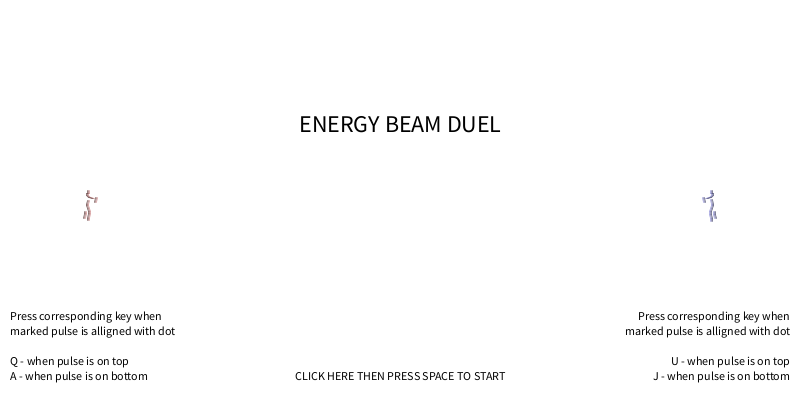
Frame 1 (no input)
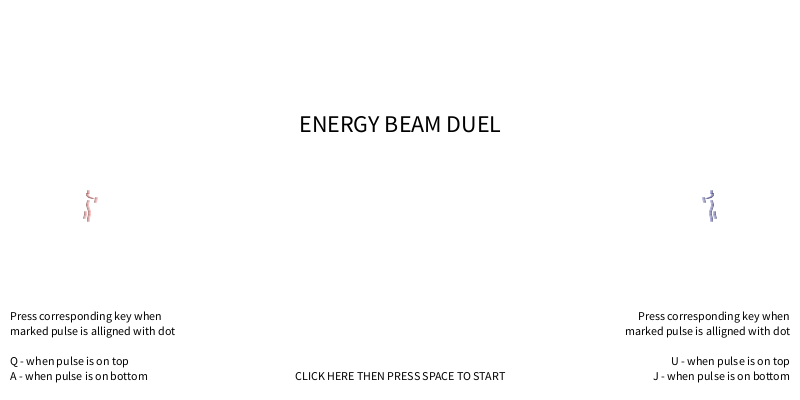
Frame 60 (the mouse pressed at the canvas centre just before this capture)
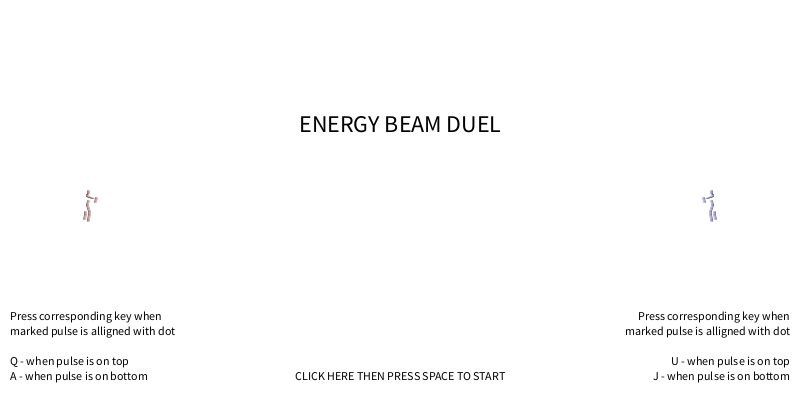
Frame 120 (the mouse held since frame 60 and released just before this capture)

The Processing sketch that drew these frames (run headless with seeded random() and noise(); from frame 60 on, the mouse is pressed at the canvas centre):

// Processing sketch: processing_153003
// ── processing_153003.pde

Player p1;
Player p2;

Energy energy;

Scenery scenery;

Explosion explosion;
int explodingPlayer;

int timeP1 = 0;
int timeP2 = 0;

float topY = 0;

int start = 0;
int timeForLastFrame = 0;

boolean startScreen = true;
boolean endScreen = false;
String title = "ENERGY BEAM DUEL";
String pressSpaceS = "CLICK HERE THEN PRESS SPACE TO START";
String pressSpaceC = "PRESS SPACE TO CONTINUE";
String[] p1Inst = {"Press corresponding key when", "marked pulse is alligned with dot", "","Q - when pulse is on top","A - when pulse is on bottom"};
String[] p2Inst = {"Press corresponding key when", "marked pulse is alligned with dot", "","U - when pulse is on top","J - when pulse is on bottom"};

// end or reset
String winner = "";
float wipeCircle;
boolean spaceAllowed = true;
boolean spacePressed = false;

void setup(){
  size(800,400);
  
  p1 = new Player(1);
  p2 = new Player(2);
  energy = new Energy();
  scenery = new Scenery();
  
  timeP1 = 0;
  timeP2 = 0;
  
  topY = 0;
  
  winner = "";
  wipeCircle = width*2;
  
  startScreen = true;
  endScreen = false;
  
  spaceAllowed = true;
  spacePressed = false;
  
  explosion = new Explosion();
  explodingPlayer = 0;
}

void draw(){
  start = millis();
  timeForLastFrame = 20;
  
  scenery.drawScenery();
  
  if(!startScreen && !endScreen){    
    
    if(millis() > timeP1 + (p1.pulseSpeed)*50){
      p1.newPulse();
      timeP1 = millis();
    }
    
    if(millis() > timeP2 + (p2.pulseSpeed)*50){
      p2.newPulse();
      timeP2 = millis();
    }
  
    energy.calcEnergy();
    
    p1.updatePulse();
    p2.updatePulse(); 
  }  
  
  // draw items 
  energy.drawRadiance();
  energy.drawBeamP1();
  energy.drawBeamP2();
  energy.drawCollision(); 
  p1.drawPulses();
  p2.drawPulses();
  p1.drawFeedback();
  p2.drawFeedback();
  
  if(startScreen){
    if(spacePressed){
      for(float i = 10; i >= 0; i--){
        fill(255, (10-i)*25);
        ellipse(energy.x,energy.y,wipeCircle + i*5,wipeCircle + i*5);
      }
      
      wipeCircle -= 10;
    
      if(wipeCircle < 0){
        wipeCircle = 0;
        if(spacePressed){
          startScreen = false;
          spacePressed = false;
        }
      }     
      
    }
    else{
      background(255);
    }
    fill(0);
    textSize(24);
    text(title,width/2 - textWidth(title)/2,height*0.33);
    textSize(12);
    
    for(int i = 0; i < p1Inst.length; i++){
      text(p1Inst[i],10,(height*0.8) + (i*15));
      text(p2Inst[i],width - 10 - textWidth(p2Inst[i]),(height*0.8) + (i*15));
    }
    
    if(!spacePressed){
      text(pressSpaceS,width/2 - textWidth(pressSpaceS)/2,height*0.95);
    }    
  }
  
  if(endScreen){    
    for(float i = 10; i >= 0; i--){
      fill(255, (10-i)*25);
      ellipse(energy.x,energy.y,wipeCircle + i*5,wipeCircle + i*5);
    }
    
    explosion.spread();
    explosion.drawExplosion();
    
    fill(0);
    text(winner,width/2 - textWidth(winner)/2,height*0.33);
    if(!spacePressed){
      text(pressSpaceC,width/2 - textWidth(pressSpaceC)/2,height*0.95);
    }  
    
    wipeCircle+= 10;
    
    if(wipeCircle > width*2){
      wipeCircle = width*2;
      spaceAllowed = true;
      if(spacePressed){
        spacePressed = false;
        resetGame();
      }
    }
  }
  
  if(explodingPlayer != 1){
    p1.drawPlayer();
  }
  if(explodingPlayer != 2){
    p2.drawPlayer();
  }
  
  
  timeForLastFrame = millis() - start;
}

void keyPressed(){
  if(key == ' ' && spaceAllowed){
    spacePressed = true;
  }
  
  //player 1
  if((key == 'q' || key == 'Q') && p1.allowed[0]){
    p1.input[0] = true;
    p1.allowed[0] = false;
  }
  if((key == 'a' || key == 'A') && p1.allowed[1]){
    p1.input[1] = true;
    p1.allowed[1] = false;
  }
  
  // player 2
  if((key == 'u' || key == 'U') && p2.allowed[0]){
    p2.input[0] = true;
    p2.allowed[0] = false;
  }

  if((key == 'j' || key == 'J') && p2.allowed[1]){
    p2.input[1] = true;
    p2.allowed[1] = false;
  }
  
  if((key == 'r' || key == 'R')){
    resetGame();
  }

}

void keyReleased(){
  //player 1
  if((key == 'q' || key == 'Q')){
    p1.input[0] = false; 
    p1.allowed[0] = true;
  }
  if((key == 'a' || key == 'A')){
    p1.input[1] = false; 
    p1.allowed[1] = true;
  }

  // player 2 
  if((key == 'u' || key == 'U')){
    p2.input[0] = false;
    p2.allowed[0] = true;
  }
  if((key == 'j' || key == 'J')){
    p2.input[1] = false; 
    p2.allowed[1] = true;
  }
} 

void resetGame(){
  p1 = new Player(1);
  p2 = new Player(2);
  energy = new Energy();
  scenery = new Scenery();
  
  timeP1 = 0;
  timeP2 = 0;
  
  topY = 0;
  
  winner = "";
  wipeCircle = width*2;
  
  startScreen = true;
  endScreen = false;
  
  spaceAllowed = true;
  spacePressed = false;
  
  explosion = new Explosion();
  explodingPlayer = 0;
}
class Characters{
  
  String name;
  
  float x;
  float y;
  
  float bodyY = 0;
  
  PVector[] bodyPoints = new PVector[18];
  
  int inverse;
  
  float ang;
  
  Characters(String tName){
    
    name = tName;
    
    
    if(name.equals("P1 ")){
      x = (1.0/8.0)*width;
      inverse = 1;
    }
    else{
      x = (7.0/8.0)*width;
      inverse = -1;
    }
    
    y = height/2;
    
    // front of body
    bodyPoints[0] = new PVector(-15*inverse,0);
    bodyPoints[1] = new PVector(-16*inverse,6);
    bodyPoints[2] = new PVector(-16*inverse,8);
    bodyPoints[3] = new PVector(-13*inverse,16);
    bodyPoints[4] = new PVector(-13*inverse,20);
    bodyPoints[5] = new PVector(-15*inverse,27);
    bodyPoints[6] = new PVector(-15*inverse,30);
    
    // face and front shoulder
    bodyPoints[7] = new PVector(-8*inverse,-2);
    bodyPoints[8] = new PVector(-14*inverse,-4);
    bodyPoints[9] = new PVector(-16*inverse,-5);
    bodyPoints[9] = new PVector(-17*inverse,-6);
    bodyPoints[10] = new PVector(-17*inverse,-9);
    bodyPoints[11] = new PVector(-15*inverse,-9);
    bodyPoints[12] = new PVector(-15*inverse,-14);
    
    // back leg
    bodyPoints[13] = new PVector(-19*inverse,16);
    bodyPoints[14] = new PVector(-19*inverse,20);
    bodyPoints[15] = new PVector(-21*inverse,27);
    
    // hand and arm forward
    bodyPoints[16] = new PVector(-4*inverse, -4);
    bodyPoints[17] = new PVector(-5*inverse, 3);
    
  } 
  
  void drawAvitar(){
    stroke(255);
    
    
    float tempRand = random(0,50);
    
    for(int j = 0; j < 3; j++){
      int lightInt = (int)(map(j, 0, 3, 205, 50)+ tempRand);
      
      if(name.equals(p1.name)){
        stroke(lightInt,lightInt*0.7,lightInt*0.7);
      }
      else{
        stroke(lightInt*0.7,lightInt*0.7,lightInt);
      }
      
      translate(x - (j*inverse),y + (bodyY * j * 0.2));
      
      scale(0.7);
      
      // front body
      translate(0,bodyY);
      for(int i = 0; i < 6; i ++){
        line(bodyPoints[i].x,bodyPoints[i].y,bodyPoints[i+1].x,bodyPoints[i+1].y);
      }
      
      for(int i = 7; i < 12; i++){
        line(bodyPoints[i].x,bodyPoints[i].y,bodyPoints[i+1].x,bodyPoints[i+1].y);
      }
      
      for(int i = 13; i < 15; i++){
        line(bodyPoints[i].x,bodyPoints[i].y,bodyPoints[i+1].x,bodyPoints[i+1].y);
      }
      
      translate(0,-bodyY);
      
      translate(0,bodyY/2);
      line(bodyPoints[16].x,bodyPoints[16].y,bodyPoints[17].x,bodyPoints[17].y);
      translate(0,-bodyY/2);
      
      scale(1/0.7);
      
      translate(-x + (j*inverse),-y - (bodyY * j * 0.2));
      
    }
    noStroke();
    ang+= (timeForLastFrame/20)*0.1;
    bodyY += sin(ang)*0.15;
    
    
  }
}
class Energy{

  float acc = 0;
  float speed = 0;
  float dist = 0;
  
  float radius = 5;
  
  float x = width/2;
  float y = height/2;
  
  float bHp1 = 1;
  float bHp2 = 1;
  
  float lossRate = 0.05;
  
  Energy(){
    x = width/2;
    y = height/2;
  }
  
  void calcEnergy(){
    float totalEnergy = p1.energySum + p2.energySum;
    
    radius = pow(totalEnergy * (3.0 / 4.0) * PI, 1.0/3.0); // radius of sphere
    radius *= 4;  
    
    // F = ma     a = F/m
    acc = (p1.energySum - p2.energySum)/(totalEnergy + 1000); 
    speed += acc;
    speed = lerp(speed,0,0.0025);
    dist += speed; 
    
    x = (width/2.0) + dist;
    
    if(x > p2.position){
      x = p2.position;
      acc = 0;
      speed = 0;
      
      endScreen = true;
      explosion.startExplosion(2);
      winner = "RED PLAYER IS THE WINNER";
    }
    if(x < p1.position){
      x = p1.position;
      acc = 0;
      speed = 0;
      
      endScreen = true;
      explosion.startExplosion(1);
      winner = "BLUE PLAYER IS THE WINNER";
    }
    
    p1.energySum = lerp(p1.energySum,10,lossRate);
    p2.energySum = lerp(p2.energySum,10,lossRate);

  }
  
  void drawRadiance(){
    // radiance
    noStroke();
    fill(255);
    //println(y);
    
    ellipse(x, y, 2.5*radius, 2.5*radius);
    fill(0,2);
    
    for(float i = 2.5; i > 1; i-=0.01){
      ellipse(x, y, i*radius, i*radius);      
    }
  }
  
  void drawBeamP1(){
    // p1 beam
    noStroke();
    fill(255,0,0);
    bHp1 = map(p1.pulseSpeed,5,20,10,2);
    rect(p1.position, y-(bHp1/2)-1, x-p1.position, bHp1+2);
    fill(255,0,0,50);
    rect(p1.position, y-(bHp1/2)-3, x-p1.position, bHp1+6);
    fill(255,0,0,50);
    rect(p1.position, y-(bHp1/2)-6, x-p1.position, bHp1+12);
    fill(255);
    rect(p1.position, y-(bHp1/2)  , x-p1.position, bHp1);
    
    // p1 hand flair
    translate(p1.position,height/2);
    fill(255);
    stroke(255,0,0,50);
    for(int i = 0; i < 10; i++){
      float tH = (random((bHp1+1)*2,(bHp1+1)*4));
      float rot = random((7.0/6.0) * PI, (11.0/6.0)*PI);
      
      rotate(rot);
      triangle(tH/10,0,-tH/10,0,0,tH);
      rotate(-rot);
    }
    
    noStroke();
    ellipse(0,0,(bHp2+1),(bHp2+1));
    
    translate(-p1.position,-height/2);   
  }
  
  void drawBeamP2(){
    // p2 beam
    fill(0,0,255);
    bHp2 = map(p2.pulseSpeed,5,20,10,2);
    rect(x, y-(bHp2/2)-1, p2.position - x, bHp2+2);
    fill(0,0,255,50);
    rect(x, y-(bHp2/2)-3, p2.position - x, bHp2+6);
    fill(0,0,255,50);
    rect(x, y-(bHp2/2)-6, p2.position - x, bHp2+12);
    fill(255);
    rect(x, y-(bHp2/2)  , p2.position - x, bHp2);
    
    // p2 hand flair
    translate(p2.position,height/2);
    fill(255);
    stroke(0,0,255,50);
    for(int i = 0; i < 10; i++){
      float tH = (random((bHp2+1)*2,(bHp2+1)*4));
      float rot = random((1.0/6.0) * PI, (5.0/6.0)*PI);
      
      rotate(rot);
      triangle(tH/10.0,0,-tH/10.0,0,0,tH);
      rotate(-rot);
    }
    
    noStroke();
    ellipse(0,0,(bHp2+1),(bHp2+1));
    
    translate(-p2.position,-height/2);
  }
  
  void drawCollision(){
 
    // white sphere --- energy collisions
    //noStroke();
    fill(255);
    
    translate(x,y);    
    
    // player 1
    stroke(255,0,0,50);
    for(int i = 0; i < 10; i++){
      float tH = (random(radius/2.0,radius)) + (p1.energyInc*2);
      float rot = random(0,PI);
      
      if(rot > (1.0/3.0)* PI && rot < (2.0/3.0)*PI){
        tH = 2*tH/3;
      }
      
      rotate(rot);
      triangle(radius/10.0,0,-radius/10.0,0,0,tH);
      rotate(-rot);
    }
    
    // player 2
    stroke(0,0,255,50);
    for(int i = 0; i < 20; i++){
      float tH = (random(radius/2,radius)) + (p2.energyInc*2);
      float rot = random(PI,(2*PI));
      
      if(rot > (4.0/3.0) * PI && rot < (5.0/3.0)*PI){
        tH = 2*tH/3.0;
      }
      
      rotate(rot);
      triangle(radius/10.0,0,-radius/10.0,0,0,tH);
      rotate(-rot);
    }
    
    translate(-x,-y);
    
    
    // central energy collision
    noStroke();
    fill(255,15);
    
    for(float i = 2; i > 1; i -= 0.01){
      ellipse(x-(radius/9.0), y, i * radius/4.0, i * radius/2.0);
      ellipse(x+(radius/9.0), y, i * radius/4.0, i * radius/2.0);
    }
    
  }
}
  
  
class Explosion{
  
  float x,y;
  boolean exist = false;
  
  int number = 500;
  
  float[] pX;
  float[] pY;
  float[] pA;
  float[] pF;
  float[] darkness;
  
  float[] iX;
  float[] iY;
  
  //int explodingPlayer;

  Explosion(){

  }
  
  void startExplosion(int temp){
 
    exist = true;
    
    explodingPlayer = temp;
    y = height/2;
    
    if(temp == 1){
      x = p1.position - 10;      
    }
    else{
      x = p2.position + 10;
    }  
  
    pX = new float[number];
    pY = new float[number];
    pA = new float[number];
    pF = new float[number];
    iX = new float[number];
    iY = new float[number];
    darkness = new float[number];
    
    for (int i = 0; i < pX.length; i++){
      pX[i] = x;
      pY[i] = y;
      pA[i] = random(0, 2*PI);
      pF[i] = random(0.5,4);
      darkness[i] = random(0,255);
      iX[i] = 1;
      iY[i] = 1;
    }  
  }
  
  void spread(){
    if(exist){
      for(int i = 0; i < pX.length; i++){
        pX[i] += (sin(pA[i]) * pF[i])*iX[i];
        pY[i] += (cos(pA[i]) * pF[i])*iY[i];
        
        if(pX[i] > width || pX[i] < 0){
          iX[i] = -iX[i];
          
        }
        if(pY[i] > height || pY[i] < 0){
          iY[i] = -iY[i];
        }
      }
    }
  }
  
  void drawExplosion(){
    if(exist){
      for(int i = 0;  i < pX.length; i++){
        if(explodingPlayer == 1){
          stroke(darkness[i],0,0); 
        }
        else{
          stroke(0,0,darkness[i]);
        }       
        point(pX[i],pY[i]);
      }
    }
     
  }
}
class Player{
  
  String name;
  
  Characters avitar;
  
  boolean[] input = new boolean[2];
  boolean[] allowed = new boolean[2];
  boolean[] required = new boolean[2];
  
  Pulse[] pulse = new Pulse[20];
  int theCurrentPulse;
  float maxPSpeed = 20; // slowest
  float minPSpeed = 5; // fastest
  float pulseSpeed = 20;
  float pulseSpeedTarget = 20;
  
  float energySum = 10;
  float energyInc = 0.01;
  float energyTarget = 0.01;
  float energyLoss = 0.005;
  
  float position = 0;
  
  String[] feedback = new String[5];
  float[] fbX = new float[5];
  float[] fbY = new float[5];
  int[] fbAlpha = new int[5];
  
  
  Player(int temp){ 
    //player 1
    if(temp == 1){
      name = "P1 ";
      position = (1.0/8.0)*width;
    }
    
    //player 2
    else{
      name = "P2 ";
      position = (7.0/8.0)*width;
    }
    
    for(int i = 0; i < allowed.length; i++){
      allowed[i] = true;
    }
    
    for(int i = 0; i < pulse.length; i++){
      pulse[i] = new Pulse();
    }
    
    for(int i = 0; i < feedback.length; i++){
      feedback[i] = "test";
    }
    
    avitar = new Characters(name);
  }
  
  void drawFeedback(){
    for(int i = 0; i < feedback.length; i++){
      fill(255,fbAlpha[i]);
      
      if(name.equals(p1.name)){
        text(feedback[i],fbX[i] - textWidth(feedback[i]), fbY[i]);
      }
      else if(name.equals(p2.name)){
        text(feedback[i],fbX[i], fbY[i]);
      }
      fbY[i]-= (timeForLastFrame/20)*2;
      fbAlpha[i] -= (timeForLastFrame/20)*5;
    }
    
  }
  
  void updatePulseSpeed(){
    pulseSpeed = lerp(pulseSpeed,pulseSpeedTarget,0.2);
    //println(name + pulseSpeed + " " + pulseSpeedTarget);
  }
  
  void updateFeedback(float temp){
    String latest = "ERROR";
    
    if(temp > 9.7){
      latest = "PERFECT!";
      pulseSpeedTarget -= 2;
    }
    else if(temp > 9.0){
      latest = "GREAT";
      pulseSpeedTarget -= 1;
    }
    else if(temp > 8.5){
      latest = "GOOD";
    }
    else if(temp > 7.5){
      latest = "JUST";
      pulseSpeedTarget += 1;
    }
    else{
      latest = "BAD";
      pulseSpeedTarget += 5;
    }
    
    if(pulseSpeedTarget > maxPSpeed){
      pulseSpeedTarget = maxPSpeed;
    }
    if(pulseSpeedTarget < minPSpeed){
      pulseSpeedTarget = minPSpeed;
    }
    
    
    for(int i = 0; i < feedback.length-1; i++){
      feedback[i] = feedback[i+1];
      fbY[i] = fbY[i+1];
      fbX[i] = fbX[i+1];
      fbAlpha[i] = fbAlpha[i+1];
    }
    
    fbY[feedback.length-1] = (height/2) - 50;
    fbX[feedback.length-1] = pulse[theCurrentPulse].x;
    fbAlpha[feedback.length-1] = 255;
    feedback[feedback.length-1] = latest;
  
  }
  
  void newPulse(){
    int thisPulse = 0;
    
    // add new pulse
    for (int i = 0; i < pulse.length; i++){
      if(pulse[i].used == false){
        pulse[i].used = true;
        thisPulse = i;
        i = pulse.length;
        
        pulse[thisPulse].x = position;
        pulse[thisPulse].y = height/2;
        pulse[thisPulse].currentPulse = false;
        pulse[thisPulse].locked = false;
        pulse[thisPulse].boost = 1.0;
        
        if(random(1) < 0.5){
          pulse[thisPulse].upD = true;
        }
        else{
          pulse[thisPulse].upD = false;
        }
      }
    } 
  }
  
  void updatePulse(){
    
    // check for input - up
    if(input[0]){
      if(!pulse[theCurrentPulse].upD){
        pulse[theCurrentPulse].setToZero();

      }
      else{
        
        pulse[theCurrentPulse].lockAtCurrent();        
      }
      input[0] = false; 
      updateFeedback(pulse[theCurrentPulse].sizeOf);  
    }
    else if(input[1]){ // down
      if(pulse[theCurrentPulse].upD){
        pulse[theCurrentPulse].setToZero();
      }
      else{
        pulse[theCurrentPulse].lockAtCurrent();
      }
      input[1] = false;  
      updateFeedback(pulse[theCurrentPulse].sizeOf);      
    }
       
    
    // check current pulse
    float oldDistance = width;
    
    for(int i = 0; i < pulse.length; i++){
      float distance = dist(pulse[i].x,0,energy.x,0);
      
      if(distance < oldDistance && !pulse[i].locked && pulse[i].used){
        oldDistance = distance;            
        
        for(int j = 0; j < pulse.length; j++){ // the problem is here????
          //println("this: " + j); 
          pulse[j].currentPulse = false;
        } 
               
        pulse[i].currentPulse = true;
        theCurrentPulse = i; 
        
      }
    } 
    
    // move
    for(int i = 0; i < pulse.length; i++){
      pulse[i].movePulse(name);
    } 
 
    updatePulseSpeed();   
  }
  
  void drawPulses(){
  // move and draw
    for(int i = 0; i < pulse.length; i++){
      pulse[i].drawPulse(name);
    } 
    
    // draw centre pip
    float cBeam;
    if(name.equals(p1.name)){
      cBeam = energy.x - (energy.x - p1.position)/2;
      fill(255,0,0,100);
    }
    else{
      cBeam = energy.x + (p2.position - energy.x)/2;
      fill(0,0,255,100);
    }
    
    ellipse(cBeam,height/2,3,3);
  }
  
  
  
  void drawPlayer(){
    avitar.drawAvitar();
  }
  
  
}
class Pulse{
  
  float x;
  float y;
  float yShift;
  float sizeOf;
  boolean upD;
  boolean used;
  boolean currentPulse = false;
  boolean locked = false;
  
  float maxPulse = 10;
  
  float boost = 1.0;
  
  Pulse(){
  }
  
  void setToZero(){
    // add animation
    
    sizeOf = 0;
    locked = true;
    boost = 1.0;
  }
  
  void lockAtCurrent(){
    // add animation
    
    locked = true;
    boost = 3.0;
  }
  
  void movePulse(String name){
    if(used){
      if(name.equals(p1.name)){
        //x += 1;
        
        x += timeForLastFrame / (p1.pulseSpeed/boost);
        yShift = (energy.bHp1 / 2) - 1;
         
        // size of pulse
        if(!locked){
          sizeOf = dist(x,0,energy.x - (energy.x - p1.position)/2,0);
          sizeOf = map(sizeOf,0,(energy.x - p1.position)/2.0,sqrt(maxPulse),0);
          sizeOf = sq(sizeOf);
        }
      
        if(x > energy.x){ 
          if(!locked){
            p1.updateFeedback(0);
          }
          
          used = false;
          currentPulse = false;
          locked = false;
          x = width;
          
          
          // transfer energy here
          if(sizeOf > 1){
            p1.energySum +=5;
          }
          
        }
      }
      else if (name.equals(p2.name)){
        //x -= 1;
        x -= timeForLastFrame / (p2.pulseSpeed/boost);
        yShift = (energy.bHp2 / 2) - 1;
         
        // size of pulse
        if(!locked){
          float cBeam = energy.x + (p2.position - energy.x)/2;
          sizeOf = dist(x,0,cBeam,0);
          sizeOf = map(sizeOf,0,cBeam - energy.x,sqrt(maxPulse),0);
          sizeOf = sq(sizeOf);
        }
      
        if(x < energy.x){ /// this should be > energy.x
          if(!locked){
            p2.updateFeedback(0);
          }
          
          used = false;
          currentPulse = false;
          locked = false;
          x = -width;
          
          // transfer energy here
          if(sizeOf > 1){
            p2.energySum += 5;
          }
        }        
      }
    }
  }
  
  void drawPulse(String name){
    //fill(255);
    if(used){
      if(upD){
        if(currentPulse && !locked){
          if(name.equals(p1.name)){
            fill(255,0,0,150);
          }  else {
             fill(0,0,255,150); 
          }
          triangle(x,y-sizeOf-yShift - 7,x+sizeOf,y-yShift - 2,x-sizeOf,y-yShift - 2);

        }
        fill(255);
        triangle(x,y-sizeOf-yShift,x+sizeOf,y-yShift,x-sizeOf,y-yShift);
      }
      else{
        if(currentPulse && !locked){
          if(name.equals(p1.name)){
            fill(255,0,0,150);
          }  else {
             fill(0,0,255,170); 
          }
          triangle(x,y+sizeOf+yShift + 5,x+sizeOf,y+yShift + 2,x-sizeOf,y+yShift + 2);
        }
        fill(255);
        triangle(x,y+sizeOf+yShift,x+sizeOf,y+yShift,x-sizeOf,y+yShift);
      }
      
      // show which is the current pulse
      if(currentPulse && !locked){
        stroke(255);
        //line(x,y-40,x,y+40);
        noStroke();
      }
    }    
  }
}
class Rocks{
  
  PVector[] rocks = new PVector[8];
  float x, y;
  
//  float topY;
  
  Rocks(float tempX, float tempY){
    float rotation = 0;
    float hyp = random(3,7);
    float xC = 0;
    float yC = 0;
    
    for(int i = 0; i < rocks.length; i++){
      rotation += random(PI/4.2,PI/3.8); // 8.0 is central
      
      xC = cos(rotation) * hyp * (random(4,6));
      yC = sin(rotation) * hyp;
      
      rocks[i] = new PVector(xC,yC); 
    }
    
    
    x = (tempX * (width/7.0) + width/7.0) + random(-7,7);
    
    if(tempY == 0){ 
      y = height;
    }
    else{
      y = topY - (hyp * 0.95);
    }
    
    topY = y - (hyp * 0.95);

  }
  
  void drawRocks(){
    
    translate(x,y);
    
    // draw rock
    beginShape();
    noStroke(); 
    
    for(int i = 0; i < rocks.length; i++){
      float brightnessNoise = random(10);
      float rockBright = dist(x,y,energy.x,energy.y) + brightnessNoise;
      rockBright = map(rockBright,0,height/2,80,50);
      rockBright = constrain(rockBright,0,150);
      fill(rockBright);
      vertex(rocks[i].x,rocks[i].y);
    }
    endShape(CLOSE);
    
    translate(-x,-y);
     
  }
  
  void drawLightShadow(){
    translate(x,y);
    
    // draw light/shadow on rocks
    for(int i = 0; i < rocks.length-1; i++){
      // find center
      float centX = lerp(rocks[i].x,rocks[i+1].x,0.5);
      float centY = lerp(rocks[i].y,rocks[i+1].y,0.5);

      if(dist(centX + x,centY + y,energy.x,energy.y) < dist(x,y,energy.x,energy.y) && centY < 0){
        
        // calculate intensity
        float intensity = dist(centX + x,centY + y,energy.x,energy.y);
        intensity = map(intensity,0,height/2,255,150) + random(-30,0);
        
        for(int j = 0; j < 3; j++) {   
          
          translate(0,j*0.5);
          
          if(centX + x <= energy.x){           
            stroke(255,150,150,intensity - (j*20));
          } 
          else{
            stroke(150,150,255,intensity - (j*20));
          }
          
          line(rocks[i].x,rocks[i].y,rocks[i+1].x,rocks[i+1].y);
          
          translate(0,-j*0.5);
        }
        
      }
      else{
        if(centY > 0){
          stroke(0);
        }
        else{
          stroke(50);
        }
        
        line(rocks[i].x,rocks[i].y,rocks[i+1].x,rocks[i+1].y);
      }
      
      //line(rocks[i].x,rocks[i].y,rocks[i+1].x,rocks[i+1].y);
    }
    
    // final line
    float centX = lerp(rocks[rocks.length-1].x,rocks[0].x,0.5);
    float centY = lerp(rocks[rocks.length-1].y,rocks[0].y,0.5);
    
    //if(centY < 0){
    if(dist(centX + x,centY + y,energy.x,energy.y) < dist(x,y,energy.x,energy.y) && centY < 0){
      // calculate intensity
      float intensity = dist(centX + x,centY + y,energy.x,energy.y);
      intensity = map(intensity,0,height/2,300,150);
             
      if(centX + x <= energy.x){
        stroke(255,150,150,intensity);
      } 
      else{
        stroke(150,150,255,intensity);
      }
    }
    else{
      stroke(0);
    }
    
    line(rocks[rocks.length-1].x,rocks[rocks.length-1].y,rocks[0].x,rocks[0].y);
    translate(-x,-y);
  }
}
class Scenery{
  
  Rocks[] rocks = new Rocks[48];
  Rocks[] plinthA = new Rocks[16];
  Rocks[] plinthB = new Rocks[16];
  
  Scenery(){
    
    // creat rocks
    for(int i = 0; i < 10; i++){
      rocks[i] = new Rocks(0.5,i);      
    }
    
    for(int i = 10; i < 16; i++){
      rocks[i] = new Rocks(1.2,i-10);      
    }
    
    for(int i = 16; i < 24; i++){
      rocks[i] = new Rocks(1.9,i-16);      
    }
    
    for(int i = 24; i < 30; i++){
      rocks[i] = new Rocks(2.8,i-24);      
    }
    
    for(int i = 30; i < 37; i++){
      rocks[i] = new Rocks(3.7,i-30);
    }
    
    for(int i = 37; i < 48; i++){
      rocks[i] = new Rocks(4.6,i-37);
    }
    
    for(int i = 0; i < plinthA.length; i++){
      plinthA[i] = new Rocks(-0.3,i);
    }
    
    for(int i = 0; i < plinthA.length; i++){
      plinthB[i] = new Rocks(5.3,i);
    }
    
    
  }
  
  void drawScenery(){
    background(0);
    
    // draw the rocks
    for(int i = 0; i < rocks.length; i++){
      rocks[i].drawRocks();
    }
    for(int i = 0; i < rocks.length; i++){
      rocks[i].drawLightShadow();
    }
    
    for(int i = 0; i < plinthA.length; i++){
      plinthA[i].drawRocks();
    }
    for(int i = 0; i < plinthA.length; i++){
      plinthA[i].drawLightShadow();
    }
    
    for(int i = 0; i < plinthB.length; i++){
      plinthB[i].drawRocks();
    }
    for(int i = 0; i < plinthB.length; i++){
      plinthB[i].drawLightShadow();
    }
    
    noStroke();
    fill(50);
    //rect(0,height * 0.9,width,height);
    
  }
}
